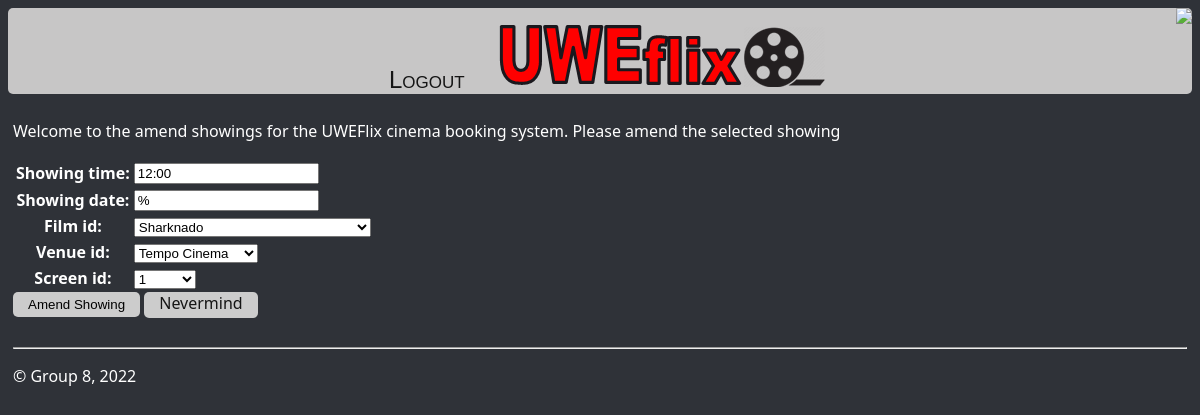
The app's page /amendShowing/2d795758ba4a489f91601212473f1a49 (signed in) with its own data.
### uweflix/models.py (models this page shows)
class Showing(models.Model):
    showing_id = models.UUIDField(primary_key=True, default=uuid.uuid4, editable=False, unique=True)
    showing_time= models.TimeField()
    showing_date = models.DateField()
    film_id = models.ForeignKey(Film, on_delete=models.CASCADE)
    venue_id = models.ForeignKey(Venue, on_delete=models.CASCADE)
    screen_id = models.ForeignKey(Screen, on_delete=models.CASCADE)

class Venue(models.Model):
    venue_id = models.UUIDField(primary_key=True, default=uuid.uuid4, editable=False, unique=True)
    name =  models.CharField(max_length=25)
    street_address = models.CharField(max_length=100)
    postcode = models.CharField(max_length=8)
    city = models.CharField(max_length=20)
    def __str__(self):
	    return self.name

class Screen(models.Model):
    screen_id = models.UUIDField(primary_key=True, default=uuid.uuid4, editable=False, unique=True)
    venue_id = models.ForeignKey(Venue, on_delete=models.CASCADE)
    screen_num = models.IntegerField(max_length=2)
    capacity = models.IntegerField(max_length=3)
    is_full = models.BooleanField(default=False)
    def __str__(self):
	    return str(self.screen_num)

### uweflix/views.py (the view)
# urls.py: path("amendShowing/<showing_id>", views.amendShowing, name="amendShowing"),
def amendShowing(request, showing_id):
    showing = Showing.objects.get(pk=showing_id)
    form = addShowingForm(request.POST or None, instance=showing)
    if form.is_valid():
        form.save()
        return redirect("allShowing")
    else:
        return render(request, "uweflix/amendShowing.html", {"Showing": showing, "form": form})

### uweflix/models.py (called while the page is built)
    def __str__(self):
	    return self.title

### uweflix/templates/uweflix/amendShowing.html (shortened to what this page needs)
{% extends "uweflix/layout.html" %}
{% block content %}
<p>Welcome to the amend showings for the UWEFlix cinema booking system. Please amend the selected showing</p>
<form method="post" id="showingsForm" class="addShowing" data-screens-url="{% url 'ajax_load_cities' %}" novalidate>
    <table class="addingForms">
    {{ form }}
    </table>
    <input type="submit" value="Amend Showing">
    <a class = "nevermindButton" href="{% url 'allShowing' %}">Nevermind</a>
  </form>
  <br>
{% endblock %}

### uweflix/static/uweflix/site.css (style rules this page uses)
.body { background-color: #2F3238; color: white; }
.addingForms { vertical-align: top; }
.amendButtons, .deleteButtons, .cinemaAdminButtons, input[type=submit] { background-color: #c7c6c6; }
input[type=submit] { padding:5px 15px; background:#ccc; border:0 none; cursor:pointer; -webkit-border-radius: 5px; border-radius: 5px; }
.nevermindButton { padding: 0px 15px 4px; color : #151515; background:#ccc; border:0 none; cursor:pointer; -webkit-border-radius: 5px; border-radius: 5px; text-decoration: none; }

### records on screen
Showing: showing_time "12:00", showing_date "%", film_id "Sharknado"
Venue: venue_id "Tempo Cinema"
Screen: screen_id "1"
